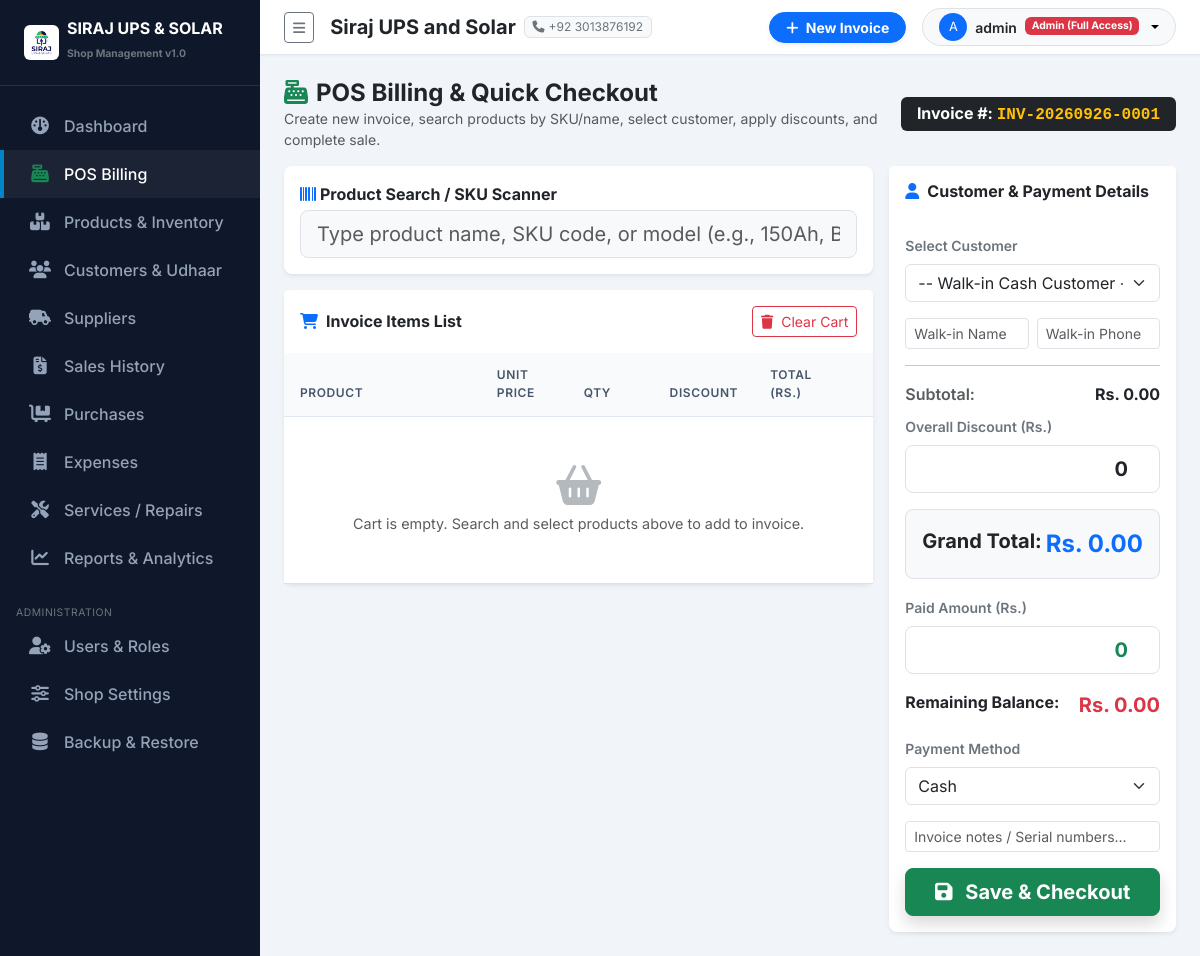
The page /sales/pos/ (signed in) on the database its author committed.
### purchases/settings_app/models.py (models this page shows, shortened)
class ShopSettings(models.Model):
    shop_name = models.CharField(max_length=200, default="Siraj UPS and Solar")
    subtitle = models.CharField(max_length=255, default="UPS | Solar Systems | Batteries | Inverters | Accessories")
    address = models.TextField(default="Main Market, Shop #12, City Center")
    phone = models.CharField(max_length=50, default="+92 300 1234567")
    whatsapp = models.CharField(max_length=50, default="+92 300 1234567")
    email = models.EmailField(default="contact@sirajupssolar.com", blank=True)
    ntn_number = models.CharField(max_length=50, blank=True, help_text="NTN / Tax Number")
    invoice_footer = models.TextField(default="Thank you for choosing Siraj UPS and Solar! Goods once sold are non-refundable after 7 days.")
    logo = models.ImageField(upload_to='shop_logo/', blank=True, null=True)
    class Meta:
        verbose_name = "Shop Setting"
        verbose_name_plural = "Shop Settings"
    @classmethod
    def get_settings(cls):
        obj, created = cls.objects.get_or_create(id=1)
        return obj

### accounts/models.py (models this page shows, shortened)
class UserProfile(models.Model):
    ROLE_ADMIN = 'ADMIN'
    ROLE_STAFF = 'STAFF'
    ROLE_CHOICES = [
        (ROLE_ADMIN, 'Admin (Full Access)'),
        (ROLE_STAFF, 'Staff / Cashier'),
    ]
    user = models.OneToOneField(User, on_delete=models.CASCADE, related_name='profile')
    role = models.CharField(max_length=20, choices=ROLE_CHOICES, default=ROLE_STAFF)
    phone = models.CharField(max_length=30, blank=True)
    address = models.CharField(max_length=255, blank=True)
    is_active_staff = models.BooleanField(default=True)
    def is_admin(self):
        return self.role == self.ROLE_ADMIN or self.user.is_superuser

### purchases/sales/views.py (the view, shortened to what this page needs)
# urls.py: path('pos/', views.pos_billing, name='pos_billing'),
@login_required
def pos_billing(request):
    products = Product.objects.filter(is_active=True).select_related('category')
    customers = Customer.objects.filter(is_active=True)
    next_invoice_no = Sale.generate_invoice_no()
    return render(request, 'sales/pos_billing.html', {
        'products': products,
        'customers': customers,
        'next_invoice_no': next_invoice_no,
    })

### purchases/sales/models.py (called while the page is built)
    @classmethod
    def generate_invoice_no(cls):
        today_str = datetime.date.today().strftime('%Y%m%d')
        prefix = f"INV-{today_str}-"
        last_sale = cls.objects.filter(invoice_no__startswith=prefix).order_by('-id').first()
        if last_sale:
            try:
                seq = int(last_sale.invoice_no.split('-')[-1]) + 1
            except ValueError:
                seq = 1
        else:
            seq = 1
        return f"{prefix}{seq:04d}"

### templates/sales/pos_billing.html (shortened to what this page needs)
{% extends 'base.html' %}
{% load humanize %}
{% block content %}
<div class="d-flex justify-content-between align-items-center mb-3">
    <div>
        <h4 class="fw-bold mb-0 text-dark"><i class="fa-solid fa-cash-register me-2 text-success"></i>POS Billing & Quick Checkout</h4>
        <p class="text-muted small mb-0">Create new invoice, search products by SKU/name, select customer, apply discounts, and complete sale.</p>
    </div>
    <div class="badge bg-dark fs-6 px-3 py-2">
        Invoice #: <span id="displayInvoiceNo" class="text-warning font-monospace fw-bold">{{ next_invoice_no }}</span>
    </div>
</div>
<div class="row g-3">
    <div class="col-lg-8">
        <div class="card border-0 shadow-sm rounded-3 mb-3">
            <div class="card-body p-3">
                <label class="form-label fw-bold text-dark mb-1"><i class="fa-solid fa-barcode me-1 text-primary"></i>Product Search / SKU Scanner</label>
                <div class="position-relative">
                    <input type="text" id="productSearchInput" class="form-control form-control-lg bg-light" placeholder="Type product name, SKU code, or model (e.g., 150Ah, BAT-150, Inverter)..." autocomplete="off" autofocus>
                </div>
            </div>
        </div>
        <div class="card border-0 shadow-sm rounded-3">
            <div class="card-header bg-white py-3 d-flex justify-content-between align-items-center border-0">
                <h6 class="fw-bold text-dark mb-0"><i class="fa-solid fa-cart-shopping me-2 text-primary"></i>Invoice Items List</h6>
                <button type="button" class="btn btn-sm btn-outline-danger" id="btnClearCart"><i class="fa-solid fa-trash me-1"></i> Clear Cart</button>
            </div>
            <div class="table-responsive pos-cart-table">
                <table class="table table-hover align-middle mb-0" id="cartTable">
                    <thead class="table-light">
                        <tr>
                            <th style="width: 35%;">Product</th>
                            <th style="width: 15%;">Unit Price</th>
                            <th style="width: 15%;">Qty</th>
                            <th style="width: 15%;">Discount</th>
                            <th style="width: 15%;">Total (Rs.)</th>
                            <th style="width: 5%;"></th>
                        </tr>
                    </thead>
                    <tbody id="cartTableBody">
                        <tr id="emptyCartRow">
                            <td colspan="6" class="text-center text-muted py-5">
                                <i class="fa-solid fa-basket-shopping fs-1 d-block mb-2 text-secondary opacity-50"></i>
                                Cart is empty. Search and select products above to add to invoice.
                            </td>
                        </tr>
                    </tbody>
                </table>
            </div>
        </div>
    </div>
    <div class="col-lg-4">
        <div class="card border-0 shadow-sm rounded-3">
            <div class="card-header bg-white py-3 border-0">
                <h6 class="fw-bold text-dark mb-0"><i class="fa-solid fa-user me-2 text-primary"></i>Customer & Payment Details</h6>
            </div>
            <div class="card-body p-3">
                <div class="mb-3">
                    <label class="form-label small fw-semibold text-secondary">Select Customer</label>
                    <select id="customerSelect" class="form-select">
                        <option value="">-- Walk-in Cash Customer --</option>
                    </select>
                </div>
                <div id="walkinDetails" class="row g-2 mb-3">
                    <div class="col-6">
                        <input type="text" id="walkinName" class="form-control form-control-sm" placeholder="Walk-in Name">
                    </div>
                    <div class="col-6">
                        <input type="text" id="walkinPhone" class="form-control form-control-sm" placeholder="Walk-in Phone">
                    </div>
                </div>
                <hr class="my-3">
                <div class="d-flex justify-content-between mb-2">
                    <span class="text-muted fw-semibold">Subtotal:</span>
                    <span class="fw-bold text-dark" id="lblSubtotal">Rs. 0.00</span>
                </div>
                <div class="mb-3">
                    <label class="form-label small fw-semibold text-secondary">Overall Discount (Rs.)</label>
                    <input type="number" id="inputOverallDiscount" class="form-control form-control-lg text-end fw-bold" value="0" min="0" step="10">
                </div>
                <div class="d-flex justify-content-between mb-3 bg-light p-3 rounded-3 border">
                    <span class="fs-5 fw-bold text-dark">Grand Total:</span>
                    <span class="fs-4 fw-bold text-primary" id="lblGrandTotal">Rs. 0.00</span>
                </div>
                <div class="mb-3">
                    <label class="form-label small fw-semibold text-secondary">Paid Amount (Rs.)</label>
                    <input type="number" id="inputPaidAmount" class="form-control form-control-lg text-end fw-bold text-success" value="0" min="0" step="10">
                </div>
                <div class="d-flex justify-content-between mb-3">
                    <span class="fw-bold text-dark">Remaining Balance:</span>
                    <span class="fw-bold text-danger fs-5" id="lblRemainingBalance">Rs. 0.00</span>
                </div>
                <div class="mb-3">
                    <label class="form-label small fw-semibold text-secondary">Payment Method</label>
                    <select id="paymentMethodSelect" class="form-select">
                        <option value="CASH">Cash</option>
                    </select>
                </div>
                <div class="mb-3">
                    <input type="text" id="inputNotes" class="form-control form-control-sm" placeholder="Invoice notes / Serial numbers...">
                </div>
                <button type="button" class="btn btn-success btn-lg w-100 fw-bold shadow" id="btnSaveInvoice">
                    <i class="fa-solid fa-floppy-disk me-2"></i> Save & Checkout
                </button>
            </div>
        </div>
    </div>
</div>
{% endblock %}

### templates/sidebar.html (shortened to what this page needs)
{% load static %}
<div id="sidebar-wrapper">
    <div class="sidebar-heading d-flex align-items-center gap-2">
        {% if shop_settings and shop_settings.logo %}
            <img src="{{ shop_settings.logo.url }}" alt="Logo" style="max-height: 35px;" class="rounded">
        {% else %}
            <i class="fa-solid fa-bolt text-warning fs-4"></i>
        {% endif %}
        <div>
            <div class="lh-1 text-white fs-6">SIRAJ UPS & SOLAR</div>
            <small class="text-secondary style-sub" style="font-size: 0.65rem;">Shop Management v1.0</small>
        </div>
    </div>
    <div class="sidebar-nav">
        <a href="{% url 'dashboard:index' %}" class="nav-link {% if request.resolver_match.app_name == 'dashboard' %}active{% endif %}">
            <i class="fa-solid fa-gauge"></i> Dashboard
        </a>
        <a href="{% url 'sales:pos_billing' %}" class="nav-link {% if request.resolver_match.url_name == 'pos_billing' %}active{% endif %}">
            <i class="fa-solid fa-cash-register text-success"></i> POS Billing
        </a>
        <a href="{% url 'products:product_list' %}" class="nav-link {% if request.resolver_match.app_name == 'products' %}active{% endif %}">
            <i class="fa-solid fa-boxes-stacked"></i> Products & Inventory
        </a>
        <a href="{% url 'customers:customer_list' %}" class="nav-link {% if request.resolver_match.app_name == 'customers' %}active{% endif %}">
            <i class="fa-solid fa-users"></i> Customers & Udhaar
        </a>
        <a href="{% url 'suppliers:supplier_list' %}" class="nav-link {% if request.resolver_match.app_name == 'suppliers' %}active{% endif %}">
            <i class="fa-solid fa-truck-field"></i> Suppliers
        </a>
        <a href="{% url 'sales:sale_list' %}" class="nav-link {% if request.resolver_match.app_name == 'sales' and request.resolver_match.url_name != 'pos_billing' %}active{% endif %}">
            <i class="fa-solid fa-file-invoice-dollar"></i> Sales History
        </a>
        <a href="{% url 'purchases:purchase_list' %}" class="nav-link {% if request.resolver_match.app_name == 'purchases' %}active{% endif %}">
            <i class="fa-solid fa-cart-flatbed"></i> Purchases
        </a>
        <a href="{% url 'expenses:expense_list' %}" class="nav-link {% if request.resolver_match.app_name == 'expenses' %}active{% endif %}">
            <i class="fa-solid fa-receipt"></i> Expenses
        </a>
        <a href="{% url 'services:service_list' %}" class="nav-link {% if request.resolver_match.app_name == 'services' %}active{% endif %}">
            <i class="fa-solid fa-screwdriver-wrench"></i> Services / Repairs
        </a>
        <a href="{% url 'reports:index' %}" class="nav-link {% if request.resolver_match.app_name == 'reports' %}active{% endif %}">
            <i class="fa-solid fa-chart-line"></i> Reports & Analytics
        </a>
        {% if user.profile.is_admin %}
        <small class="text-uppercase text-secondary px-3 style-sub" style="font-size: 0.65rem; letter-spacing: 0.05em;">Administration</small>
        <a href="{% url 'accounts:user_list' %}" class="nav-link {% if request.resolver_match.app_name == 'accounts' %}active{% endif %}">
            <i class="fa-solid fa-user-gear"></i> Users & Roles
        </a>
        <a href="{% url 'settings_app:shop_settings' %}" class="nav-link {% if request.resolver_match.app_name == 'settings_app' and request.resolver_match.url_name == 'shop_settings' %}active{% endif %}">
            <i class="fa-solid fa-sliders"></i> Shop Settings
        </a>
        <a href="{% url 'settings_app:backup_restore' %}" class="nav-link {% if request.resolver_match.url_name == 'backup_restore' %}active{% endif %}">
            <i class="fa-solid fa-database"></i> Backup & Restore
        </a>
        {% endif %}
    </div>
</div>

### templates/navbar.html (shortened to what this page needs)
{% load static %}
<nav class="navbar navbar-expand-lg top-navbar px-4 py-2">
    <div class="container-fluid p-0">
        <button class="btn btn-sm btn-outline-secondary me-3" id="sidebarToggle">
            <i class="fa-solid fa-bars"></i>
        </button>
        <div class="d-none d-md-flex align-items-center gap-2 me-auto">
            <span class="fw-bold text-dark fs-5">{{ shop_settings.shop_name }}</span>
            <span class="badge bg-light text-secondary border fw-normal"><i class="fa-solid fa-phone me-1"></i>{{ shop_settings.phone }}</span>
        </div>
        <div class="d-flex align-items-center gap-3">
            <a href="{% url 'sales:pos_billing' %}" class="btn btn-primary btn-sm px-3 fw-bold rounded-pill shadow-sm">
                <i class="fa-solid fa-plus me-1"></i> New Invoice
            </a>
            <div class="dropdown">
                <button class="btn btn-light btn-sm dropdown-toggle d-flex align-items-center gap-2 border rounded-pill px-3" type="button" data-bs-toggle="dropdown">
                    <div class="bg-primary text-white rounded-circle d-flex align-items-center justify-content-center" style="width: 28px; height: 28px; font-size: 0.8rem;">
                        {{ user.username|first|upper }}
                    </div>
                    <span class="fw-semibold text-dark">{{ user.username }}</span>
                    <span class="badge {% if user.profile.is_admin %}bg-danger{% else %}bg-info text-dark{% endif %}" style="font-size: 0.65rem;">
                        {{ user.profile.get_role_display }}
                    </span>
                </button>
            </div>
        </div>
    </div>
</nav>

### purchases/static/css/custom.css (style rules this page uses)
:root { --primary-color: #0284c7; --primary-hover: #0369a1; --dark-bg: #0f172a; --dark-surface: #1e293b; --light-bg: #f8fafc; --card-shadow: 0 4px 6px -1px rgba(0, 0, 0, 0.05), 0 2px 4px -1px rgba(0, 0, 0, 0.03); --border-color: #e2e8f0; }
body { font-family: 'Inter', sans-serif; background-color: #f1f5f9; color: #334155; overflow-x: hidden; }
#sidebar-wrapper { min-height: 100vh; width: 260px; background-color: var(--dark-bg); color: #f8fafc; transition: margin 0.25s ease-out; }
#sidebar-wrapper .sidebar-heading { padding: 1.25rem 1.5rem; font-size: 1.2rem; font-weight: 700; color: #ffffff; border-bottom: 1px solid rgba(255, 255, 255, 0.1); }
.sidebar-nav { padding: 1rem 0; }
.sidebar-nav .nav-link { padding: 0.75rem 1.5rem; color: #94a3b8; font-weight: 500; display: flex; align-items: center; gap: 0.75rem; transition: all 0.2s ease-in-out; border-left: 4px solid transparent; }
.sidebar-nav .nav-link:hover, .sidebar-nav .nav-link.active { color: #ffffff; background-color: rgba(255, 255, 255, 0.05); border-left-color: var(--primary-color); }
.sidebar-nav .nav-link i { font-size: 1.1rem; width: 24px; text-align: center; }
.top-navbar { background-color: #ffffff; border-bottom: 1px solid var(--border-color); box-shadow: 0 1px 2px 0 rgba(0, 0, 0, 0.05); }
.table thead th { background-color: #f8fafc; color: #475569; font-weight: 600; text-transform: uppercase; font-size: 0.75rem; letter-spacing: 0.05em; border-bottom: 1px solid var(--border-color); padding: 0.85rem 1rem; }
.table tbody td { padding: 0.85rem 1rem; vertical-align: middle; font-size: 0.9rem; }
.pos-cart-table { max-height: 450px; overflow-y: auto; }

### rows shown on the page
ShopSettings: logo (picture), shop_name "Siraj UPS and Solar", phone "+92 3013876192"

### other values the page prints
{{ user.username|first|upper }} "A"
{{ user.username }} "admin"
{{ user.profile.get_role_display }} "Admin (Full Access)"
{{ next_invoice_no }} "INV-20260926-0001"
